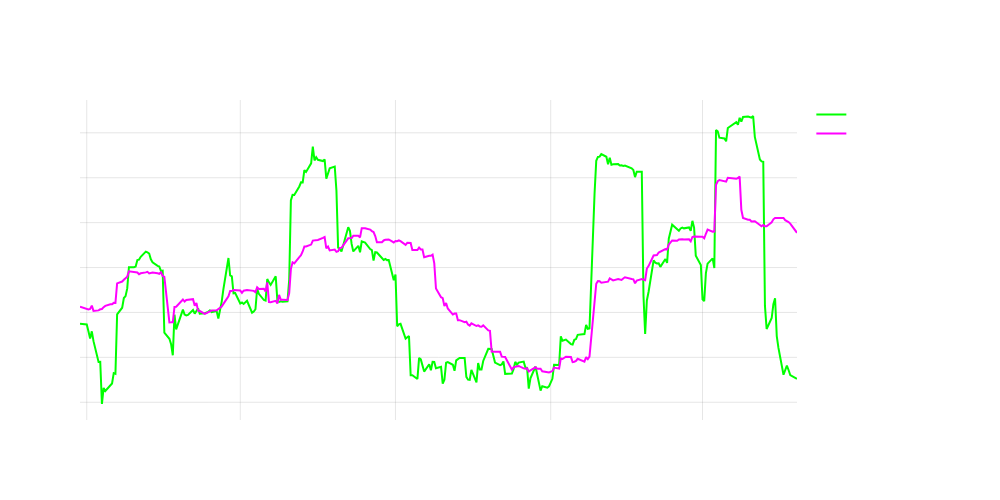

The code cell stored with this chart in its notebook:
### Markdown cell above
##### Example: Realized Volatility

A real world example of a latent process that influences the varying likelihoods of different outcomes of the data of interest

### Code cell
# Read in NVDA data and calculate returns
df = pd.read_csv('NVDA_returns.csv')
df['Date'] = pd.to_datetime(df['Date'])  # Convert to datetime
df = df.sort_values('Date')  # Sort chronologically
df['Returns'] = df['Close'].pct_change(fill_method=None)
df = df.dropna()

# Filter for 2024-2025 only
df = df[(df['Date'].dt.year >= 2024) & (df['Date'].dt.year <= 2025)]

# Calculate realized volatility using two different windows
df['RV_20'] = df['Returns'].rolling(window=20).std() * np.sqrt(252)  # 20-day rolling vol
df['RV_60'] = df['Returns'].rolling(window=60).std() * np.sqrt(252)  # 60-day rolling vol

# Drop initial NaN values from warmup period
df = df.dropna()

# Create figure
fig = go.Figure()

# Add 20-day volatility
fig.add_trace(
    go.Scatter(
        x=df['Date'],
        y=df['RV_20'],
        name='20-Day Rolling Volatility',
        line=dict(color='rgba(0, 255, 0, 1)', width=2)  # Neon green
    )
)

# Add 60-day volatility
fig.add_trace(
    go.Scatter(
        x=df['Date'],
        y=df['RV_60'],
        name='60-Day Rolling Volatility',
        line=dict(color='rgba(255, 0, 255, 1)', width=2)  # Neon pink
    )
)

# Update layout
fig.update_layout(
    title='NVDA Realized Volatility: 20-Day vs 60-Day Rolling Windows',
    xaxis_title='Date',
    yaxis_title='Annualized Volatility',
    height=500,
    width=1000,
    showlegend=True,
    plot_bgcolor='rgba(0,0,0,0)',
    paper_bgcolor='rgba(0,0,0,0)',
    font=dict(color='white')
)

# Update axes
fig.update_xaxes(
    showgrid=True,
    gridwidth=1,
    gridcolor='rgba(128,128,128,0.2)',
    zeroline=True,
    zerolinewidth=1,
    zerolinecolor='rgba(128,128,128,0.5)',
    dtick='M3'  # Show ticks every quarter
)

fig.update_yaxes(
    showgrid=True,
    gridwidth=1,
    gridcolor='rgba(128,128,128,0.2)',
    zeroline=True,
    zerolinewidth=1,
    zerolinecolor='rgba(128,128,128,0.5)'
)

fig.show()

### Figure 1 — Plotly figure (JSON) as saved in the notebook; plotly's stock layout.template omitted (floating-point values rounded to 4 significant figures; data arrays with more than 128 entries replaced by an {"elided": "..."} marker saying what was removed)
{"data": [{"line": {"color": "rgba(0, 255, 0, 1)", "width": 2}, "name": "20-Day Rolling Volatility", "type": "scatter", "x": {"elided": "287 str values"}, "y": {"elided": "287 float values"}}, {"line": {"color": "rgba(255, 0, 255, 1)", "width": 2}, "name": "60-Day Rolling Volatility", "type": "scatter", "x": {"elided": "287 str values"}, "y": {"elided": "287 float values"}}], "layout": {"font": {"color": "white"}, "height": 500, "paper_bgcolor": "rgba(0,0,0,0)", "plot_bgcolor": "rgba(0,0,0,0)", "showlegend": true, "title": {"text": "NVDA Realized Volatility: 20-Day vs 60-Day Rolling Windows"}, "width": 1000, "xaxis": {"dtick": "M3", "gridcolor": "rgba(128,128,128,0.2)", "gridwidth": 1, "showgrid": true, "title": {"text": "Date"}, "zeroline": true, "zerolinecolor": "rgba(128,128,128,0.5)", "zerolinewidth": 1}, "yaxis": {"gridcolor": "rgba(128,128,128,0.2)", "gridwidth": 1, "showgrid": true, "title": {"text": "Annualized Volatility"}, "zeroline": true, "zerolinecolor": "rgba(128,128,128,0.5)", "zerolinewidth": 1}}}
